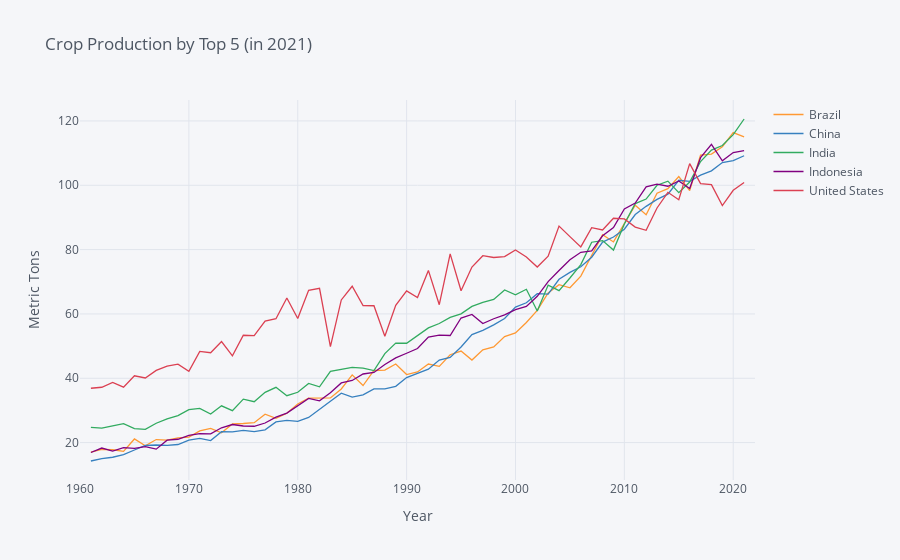

Notebook cell for this chart:
### Code cell
var_3 = {"AG.PRD.CROP.XD":"Crop index"}

crop = fix_date_index(wbdata.get_dataframe(var_3,country=top_five)).squeeze().unstack('country')

crop.iplot(xTitle="Year",yTitle="Metric Tons",
              title="Crop Production by Top 5 (in 2021)")
